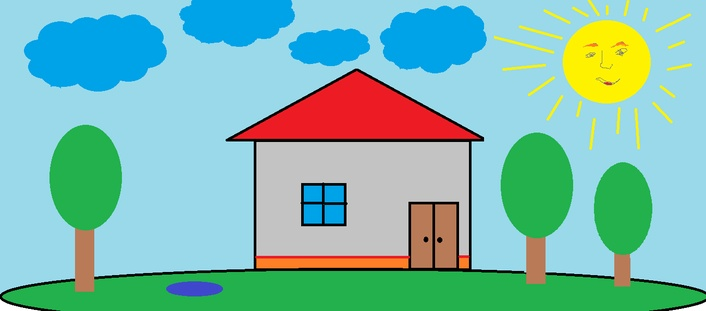
#> input picture 1.jpg, 706 x 311 px, shrunk from 1355 x 598 before the run; its folder holds 4 pictures in this run
$ python main.py
#> lines starting #> are read from the running program, lines starting #| are printed output that depends on the picture
import cv2

for i in range(1, 6):
    rasm = cv2.imread(f"{i}.jpg")
#> rasm is the input picture: shape (311, 706, 3); mean B, G, R 176.2, 187.1, 125.6
    oqqora = cv2.cvtColor(rasm, cv2.COLOR_BGR2GRAY)
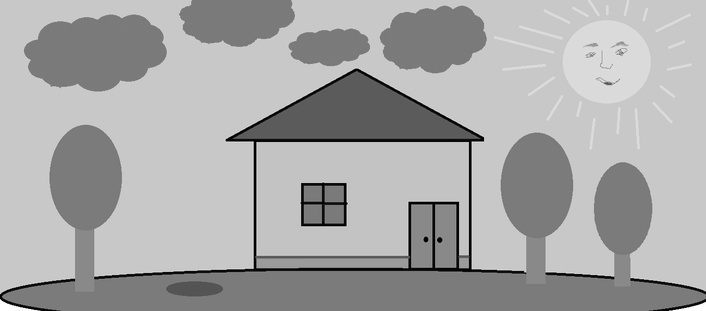
#> oqqora: shape (311, 706); min 0, max 255, mean 167.4
    cv2.imwrite(f"{i}_oqqora.jpg", oqqora)
#> pass 2 of the loop `for i in range(1, 6):`:
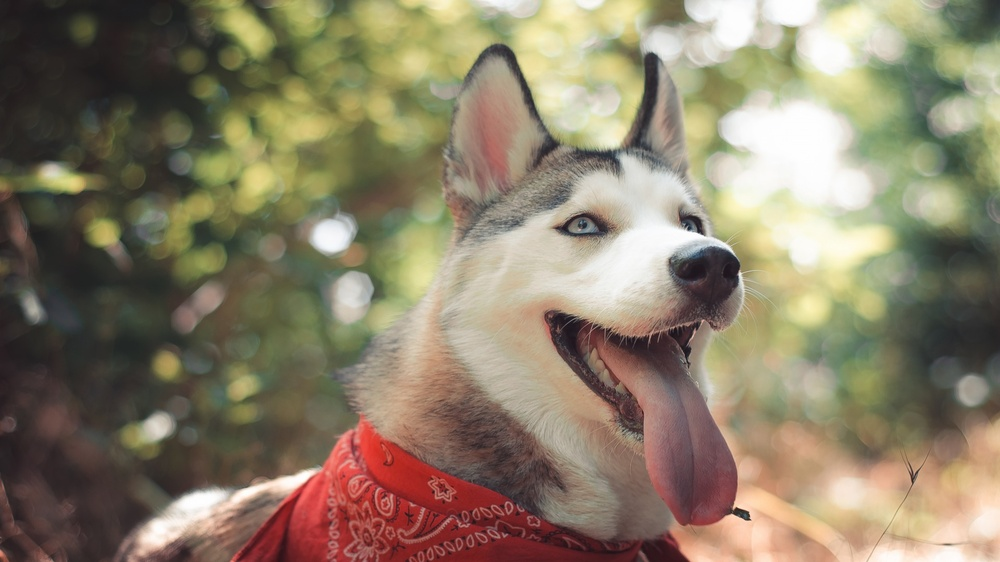
#> input picture 2.jpg, 1000 x 562 px, shrunk from 1920 x 1080 before the run
#> rasm is the input picture: shape (562, 1000, 3); mean B, G, R 104.9, 127.3, 138.7
#> `oqqora = cv2.cvtColor(rasm, cv2.COLOR_BGR2GRAY)`:
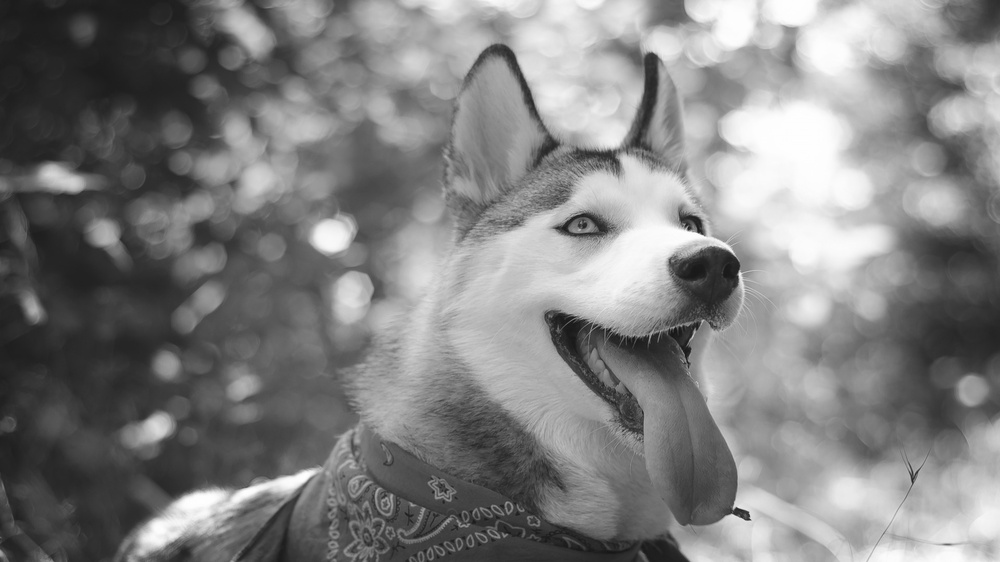
#> oqqora: shape (562, 1000); min 20, max 255, mean 128.2
#> (the run stopped early here; a loop or call above may not have finished)
